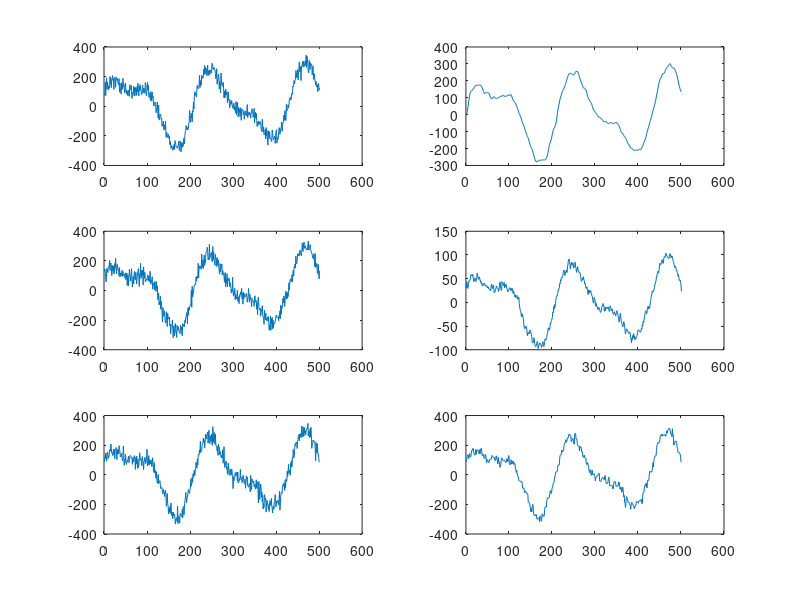

The MATLAB script that drew this image:
% Denoise Using Butter filter

[b,a] = butter(2,0.1); % using second order filter
t = [0:0.001:0.5];
orig = 200*sin(30*t) + 100*cos(54*t); % signal to be denoised
noise = 30 * randn(1,501);
ip = orig + noise;
filtered = filter(b,a,ip);
subplot(3,2,1),plot(ip);
subplot(3,2,2),plot(filtered);




% Denoise Using Average filter

a = fspecial('average');
t = [0:0.001:0.5];
orig = 200*sin(30*t) + 100*cos(54*t); % signal to be denoised
noise = 30 * randn(1,501);
ip = orig + noise;
filtered = filter2(a,ip);
subplot(3,2,3),plot(ip);
subplot(3,2,4),plot(filtered);



% Denoise Using Median filter

t = [0:0.001:0.5];
orig = 200*sin(30*t) + 100*cos(54*t); % signal to be denoised
noise = 30 * randn(1,501);
ip = orig + noise;
filtered = medfilt1(ip);
subplot(3,2,5),plot(ip);
subplot(3,2,6),plot(filtered);
